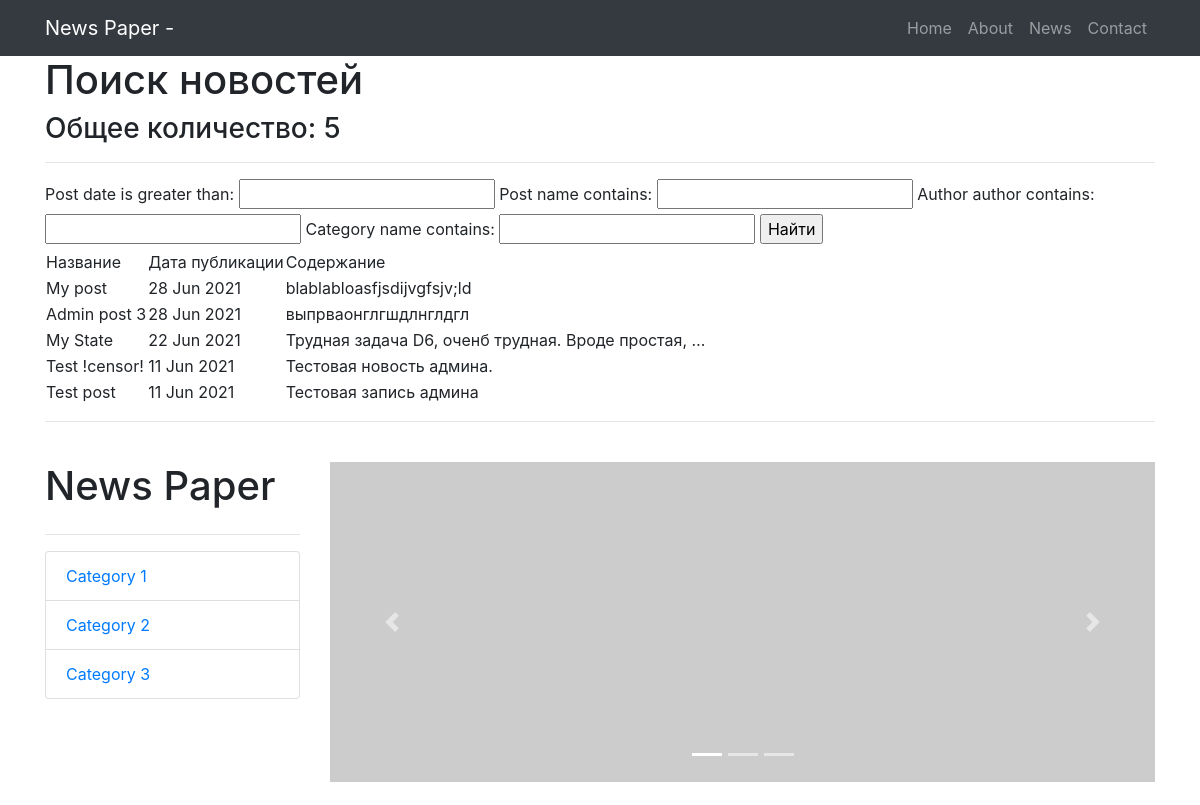
The page /news/search/ (upper part) on the database as committed earlier.
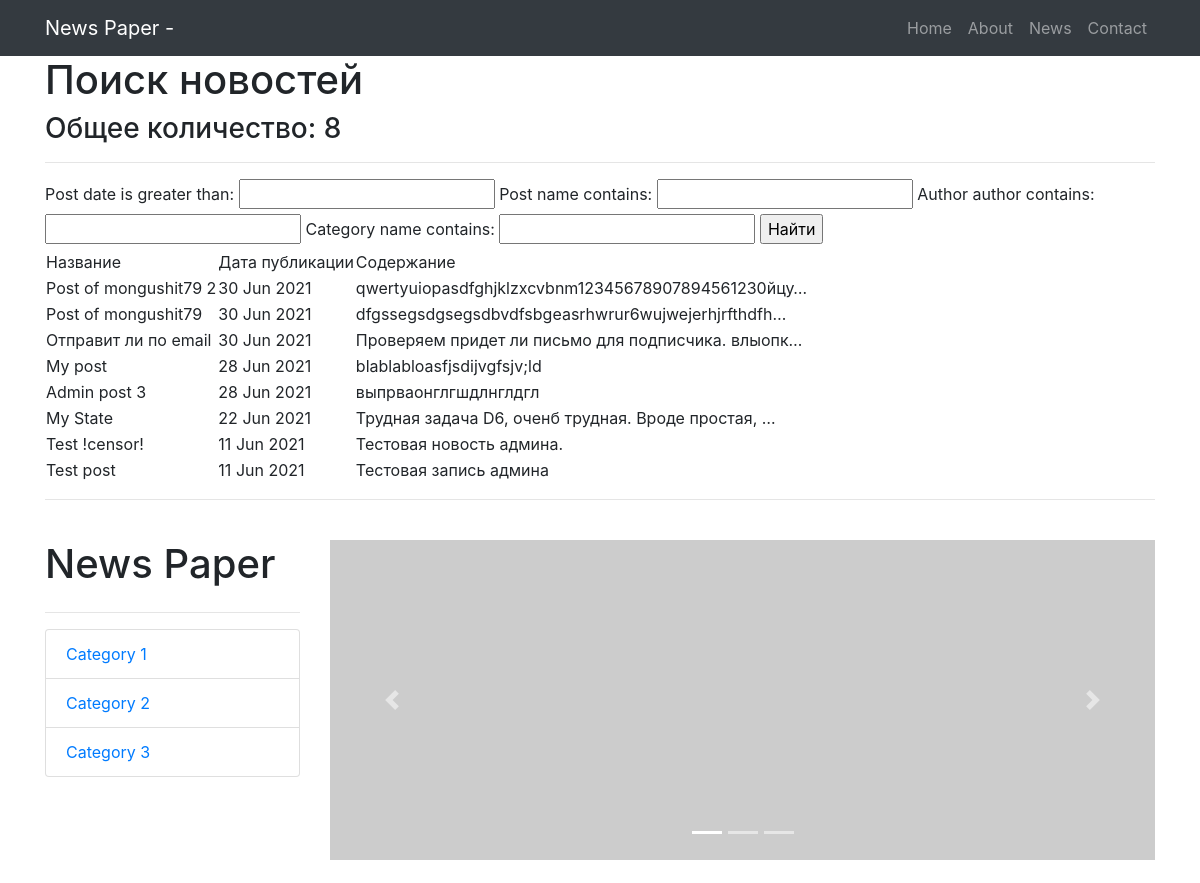
The same page on the database as committed later.
### news/models.py (models this page shows, shortened)
class Post(models.Model):
    state = 'ST'
    new = 'NE'
    POSITIONS = [
        (state, 'Статья'),
        (new, 'Новость')
    ]
    position = models.CharField(max_length=2,
                                choices=POSITIONS,
                                default=state)
    post_date = models.DateTimeField(auto_now_add=True)
    post_name = models.CharField(max_length=250)
    content = models.TextField()
    rating_post = models.IntegerField(default=0)
    author = models.ForeignKey(Author, on_delete=models.CASCADE)
    category = models.ManyToManyField(Category, through='PostCategory')

### news/views.py (the view)
# urls.py: path('search/', Search.as_view()),
class Search(ListView):
    model = Post
    template_name = 'search.html'
    context_object_name = 'posts'
    ordering = ['-post_date']
    paginate_by = 10  # поставим постраничный вывод в 10 элементов
    def get_context_data(self, **kwargs):  # забираем отфильтрованные объекты переопределяя
        context = super().get_context_data(**kwargs)
        context['filter'] = PostFilter(self.request.GET,
                                       queryset=self.get_queryset())  # вписываем наш
        return context

### news/templatetags/custom_filters.py (called while the page is built)
@register.filter(name='censor')
def censor(value, arg):
    words = value.split()
    value1 = ''
    for word in words:
        if isinstance(word, str) and isinstance(arg, str):
            if word == arg:
                word = '!censor!'
            value1 += word + ' '
        else:
            raise ValueError(f'Нельзя {type(word)}!')
    return value1

### templates/search.html (shortened to what this page needs)
{% extends 'flatpages/default.html' %}
{% load custom_filters %}
{% block content %}
    <h1>Поиск новостей</h1>
    <h3>Общее количество: {{ posts | length }}</h3>
    <hr>
    <form method="GET">
        {{ filter.form }}
        <input type="submit" value="Найти">
    </form>
    {% if posts %}
        <table>
            <tr>
                <td>
                    Название
                </td>
                <td>
                    Дата публикации
                </td>
                <td>
                    Содержание
                </td>
            </tr>
        {% for post in filter.qs %}
            <tr>
                <td>
                    {{ post.post_name | censor:'new' }}
                </td>
                <td>
                    {{ post.post_date | date:'d M Y' }}
                </td>
                <td>
                    {{ post.content | truncatechars:50 | censor:'ipsum' }}
                </td>
            </tr>
        {% endfor %}
        </table>
    {% else %}
        <h2>Новостей не найдено!</h2>
    {% endif %}
{% endblock content %}

Rows that differ between the two databases and show on the page:
added Post: post_name|censor "Post of mongushit79 2", post_date "30 Jun 2021", content|censor "qwertyuiopasdfghjklzxcvbnm12345678907894561230йцу…"
added Post: post_name|censor "Post of mongushit79", post_date "30 Jun 2021", content|censor "dfgssegsdgsegsdbvdfsbgeasrhwrur6wujwejerhjrfthdfh…"
added Post: post_name|censor "Отправит ли по email", post_date "30 Jun 2021", content|censor "Проверяем придет ли письмо для подписчика. влыопк…"
Other text that changed with them:
{{ posts | length }}: "5" → "8"
